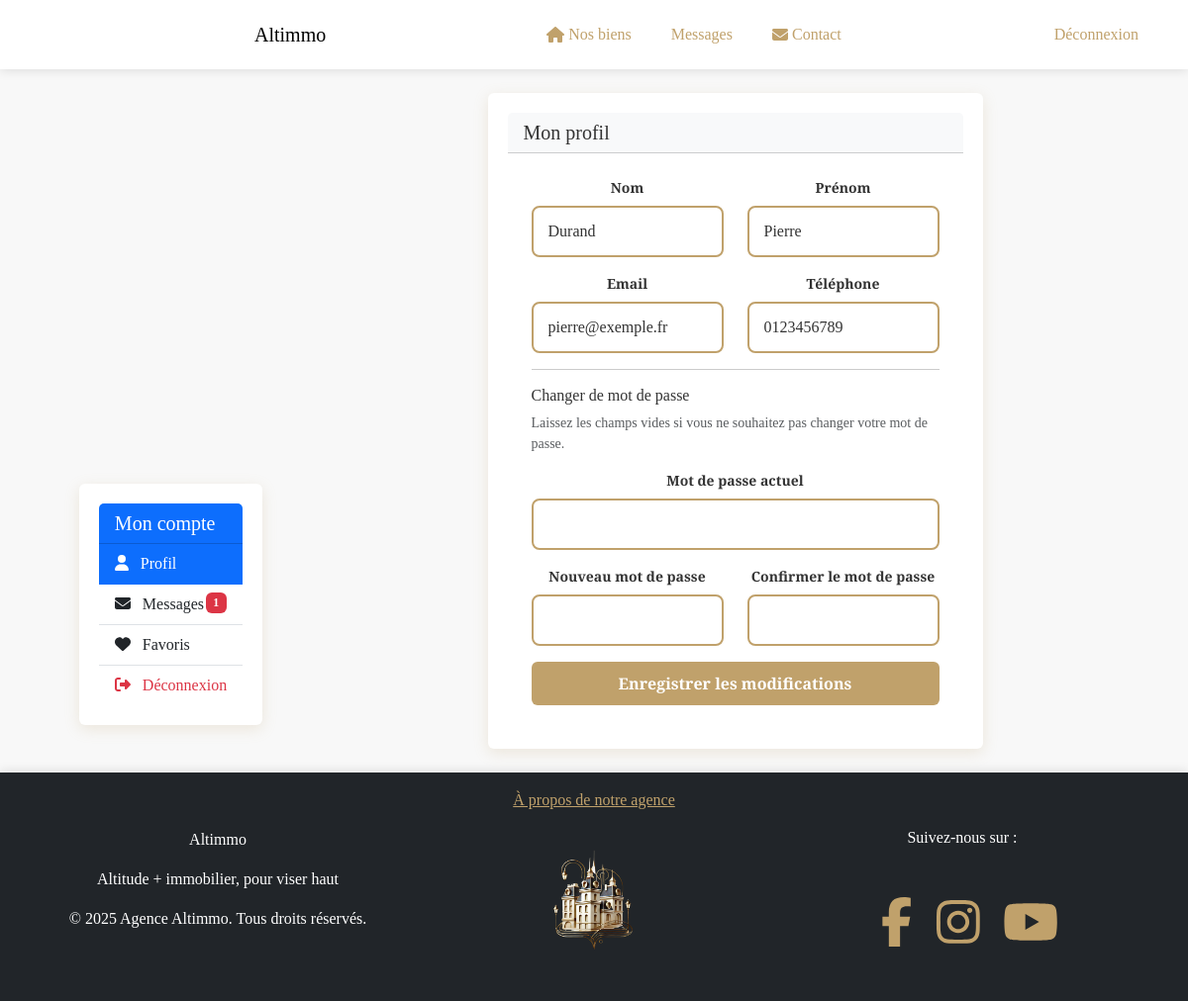
/profile.php (signed in), run on the app's committed database.
### tables this page shows
CREATE TABLE IF NOT EXISTS utilisateurs (
    id_utilisateur INT AUTO_INCREMENT PRIMARY KEY,
    nom VARCHAR(50) NOT NULL,
    prenom VARCHAR(50) NOT NULL,
    email VARCHAR(100) NOT NULL UNIQUE,
    mot_de_passe VARCHAR(255) NOT NULL,
    telephone VARCHAR(15),
    date_inscription DATETIME DEFAULT CURRENT_TIMESTAMP,
    niveau_acces INT DEFAULT 1  
);

### profile.php (the view, shortened to what this page needs)
<?php
include 'includes/header.php';
$id_utilisateur = $_SESSION['id_utilisateur'];
$req = $bdd->prepare("SELECT * FROM utilisateurs WHERE id_utilisateur = ?");
$req->execute([$id_utilisateur]);
$utilisateur = $req->fetch(PDO::FETCH_ASSOC);
$req_messages = $bdd->prepare("SELECT COUNT(*) FROM messages WHERE id_destinataire = ? AND lu = 0");
$req_messages->execute([$id_utilisateur]);
$nb_messages_non_lus = $req_messages->fetchColumn();
?>
<div class="container mt-4">
    <div class="row">
        <div class="col-md-3">
            <div class="card mb-4">
                <div class="card-header bg-primary text-white">
                    <h5 class="mb-0">Mon compte</h5>
                </div>
                <div class="list-group list-group-flush">
                    <a href="#profil" class="list-group-item list-group-item-action active" data-bs-toggle="tab">
                        <i class="fas fa-user me-2"></i> Profil
                    </a>
                    <a href="messages.php" class="list-group-item list-group-item-action">
                        <i class="fas fa-envelope me-2"></i> Messages
                        <?php if ($nb_messages_non_lus > 0): ?>
                        <span class="badge bg-danger float-end"><?= $nb_messages_non_lus ?></span>
                        <?php endif; ?>
                    </a>
                    <a href="#favoris" class="list-group-item list-group-item-action" data-bs-toggle="tab">
                        <i class="fas fa-heart me-2"></i> Favoris
                    </a>
                    <a href="logout.php" class="list-group-item list-group-item-action text-danger">
                        <i class="fas fa-sign-out-alt me-2"></i> Déconnexion
                    </a>
                </div>
            </div>
        </div>
        <div class="col-md-9">
            <div class="tab-content">
                <div class="tab-pane fade show active" id="profil">
                    <div class="card">
                        <div class="card-header bg-light">
                            <h5 class="mb-0">Mon profil</h5>
                        </div>
                        <div class="card-body">
                            <form method="post" action="">
                                <div class="row mb-3">
                                    <div class="col-md-6">
                                        <label for="nom" class="form-label">Nom</label>
                                        <input type="text" class="form-control" id="nom" name="nom" value="<?= htmlspecialchars($utilisateur['nom']) ?>" required>
                                    </div>
                                    <div class="col-md-6">
                                        <label for="prenom" class="form-label">Prénom</label>
                                        <input type="text" class="form-control" id="prenom" name="prenom" value="<?= htmlspecialchars($utilisateur['prenom']) ?>" required>
                                    </div>
                                </div>
                                <div class="row mb-3">
                                    <div class="col-md-6">
                                        <label for="email" class="form-label">Email</label>
                                        <input type="email" class="form-control" id="email" name="email" value="<?= htmlspecialchars($utilisateur['email']) ?>" required>
                                    </div>
                                    <div class="col-md-6">
                                        <label for="telephone" class="form-label">Téléphone</label>
                                        <input type="tel" class="form-control" id="telephone" name="telephone" value="<?= htmlspecialchars($utilisateur['telephone']) ?>">
                                    </div>
                                </div>
                                <hr>
                                <h6>Changer de mot de passe</h6>
                                <p class="text-muted small">Laissez les champs vides si vous ne souhaitez pas changer votre mot de passe.</p>
                                <div class="mb-3">
                                    <label for="mot_de_passe_actuel" class="form-label">Mot de passe actuel</label>
                                    <input type="password" class="form-control" id="mot_de_passe_actuel" name="mot_de_passe_actuel">
                                </div>
                                <div class="row mb-3">
                                    <div class="col-md-6">
                                        <label for="nouveau_mot_de_passe" class="form-label">Nouveau mot de passe</label>
                                        <input type="password" class="form-control" id="nouveau_mot_de_passe" name="nouveau_mot_de_passe">
                                    </div>
                                    <div class="col-md-6">
                                        <label for="confirmer_mot_de_passe" class="form-label">Confirmer le mot de passe</label>
                                        <input type="password" class="form-control" id="confirmer_mot_de_passe" name="confirmer_mot_de_passe">
                                    </div>
                                </div>
                                <div class="d-grid gap-2">
                                    <button type="submit" name="modifier_profil" class="btn btn-primary">Enregistrer les modifications</button>
                                </div>
                            </form>
                        </div>
                    </div>
                </div>
            </div>
        </div>
    </div>
</div>
<?php include 'includes/footer.php'; ?>

### styles.css (style rules this page uses)
body { font-family: 'Playfair Display', serif; background-color: #f8f8f8; color: #333; padding-top: 70px; }
p, a, span { font-family: 'Lora', serif; }
.btn-primary { background-color: #c0a16b; border: none; color: white; font-weight: bold; padding: 10px 20px; transition: background-color 0.3s; }
.card { height: 100%; display: flex; flex-direction: column; border: none; background-color: #ffffff; color: #333; box-shadow: 0px 4px 15px rgba(192, 161, 107, 0.2); transition: transform 0.3s, box-shadow 0.3s; }
.card-body { flex-grow: 1; display: flex; flex-direction: column; justify-content: space-between; }
.row { display: flex; flex-wrap: wrap; }
input[type="text"], input[type="email"], input[type="password"], input[type="tel"], input[type="search"], textarea { width: 100%; padding: 12px 15px; border: 2px solid #c0a16b; border-radius: 8px; font-size: 16px; font-family: 'Playfair Display', serif; background-color: #fff; color: #333; transition: all 0.3s ease-in-out; outline: none; }
input::placeholder, textarea::placeholder { color: #c0a16b; font-style: italic; opacity: 0.8; }
input[type="submit"], button { background-color: #c0a16b; color: white; font-size: 16px; font-weight: bold; padding: 12px 20px; border-radius: 8px; border: none; cursor: pointer; transition: all 0.3s ease-in-out; }
input, textarea, select { font-family: 'Cormorant Garamond', serif !important; border: 2px solid #c0a16b !important; border-radius: 8px !important; background-color: #fff !important; color: #333 !important; padding: 12px 15px !important; font-size: 16px !important; }
.form-label { font-size: 14px; font-weight: bold; display: block; text-align: center; }
.row .col-md-3, .row .col-md-4 { display: flex; flex-direction: column; align-items: center; }
.card { max-width: 500px; height: auto; padding: 20px; margin: auto; }
.card-body { padding: 1.5rem; }

### data on the page
utilisateurs: nom "Durand", prenom "Pierre", email "pierre@exemple.fr", telephone "0123456789"

### other printed values
$nb_messages_non_lus "1"
